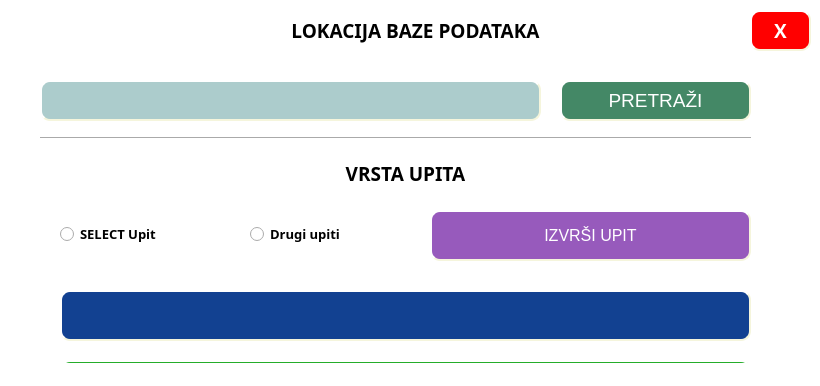
<?xml version="1.0" encoding="UTF-8"?>
<ui version="4.0">
 <class>home</class>
 <widget class="QMainWindow" name="home">
  <property name="geometry">
   <rect>
    <x>0</x>
    <y>0</y>
    <width>820</width>
    <height>386</height>
   </rect>
  </property>
  <property name="font">
   <font>
    <pointsize>12</pointsize>
   </font>
  </property>
  <property name="windowTitle">
   <string>Query Material</string>
  </property>
  <property name="windowOpacity">
   <double>1.000000000000000</double>
  </property>
  <property name="styleSheet">
   <string notr="true">background-color: rgb(255, 255, 255);</string>
  </property>
  <widget class="QWidget" name="glavniWidget">
   <widget class="QPushButton" name="close">
    <property name="geometry">
     <rect>
      <x>750</x>
      <y>10</y>
      <width>61</width>
      <height>41</height>
     </rect>
    </property>
    <property name="font">
     <font>
      <family>Segoe UI Black</family>
      <pointsize>14</pointsize>
      <weight>75</weight>
      <italic>false</italic>
      <bold>true</bold>
     </font>
    </property>
    <property name="styleSheet">
     <string notr="true">QPushButton {
    background-color: red;
    border-style: outset;
    border-width: 2px;
    border-radius: 10px;
    border-color: beige;
    padding: 6px;
	color: #fff;
}</string>
    </property>
    <property name="text">
     <string>X</string>
    </property>
   </widget>
   <widget class="QLabel" name="lokacija">
    <property name="geometry">
     <rect>
      <x>110</x>
      <y>10</y>
      <width>611</width>
      <height>41</height>
     </rect>
    </property>
    <property name="font">
     <font>
      <family>Arial Black</family>
      <pointsize>14</pointsize>
      <weight>75</weight>
      <bold>true</bold>
     </font>
    </property>
    <property name="text">
     <string>LOKACIJA BAZE PODATAKA</string>
    </property>
    <property name="alignment">
     <set>Qt::AlignCenter</set>
    </property>
   </widget>
   <widget class="QPushButton" name="browse">
    <property name="geometry">
     <rect>
      <x>560</x>
      <y>80</y>
      <width>191</width>
      <height>41</height>
     </rect>
    </property>
    <property name="font">
     <font>
      <pointsize>14</pointsize>
     </font>
    </property>
    <property name="styleSheet">
     <string notr="true">    background-color: #486;
    border-style: outset;
    border-width: 2px;
    border-radius: 10px;
    border-color: beige;
    padding: 6px;
	color: #fff;</string>
    </property>
    <property name="text">
     <string>PRETRAŽI</string>
    </property>
   </widget>
   <widget class="QLineEdit" name="adresa">
    <property name="geometry">
     <rect>
      <x>40</x>
      <y>80</y>
      <width>501</width>
      <height>41</height>
     </rect>
    </property>
    <property name="font">
     <font>
      <pointsize>12</pointsize>
     </font>
    </property>
    <property name="styleSheet">
     <string notr="true">    background-color: #accccc;
    border-style: outset;
    border-width: 2px;
    border-radius: 10px;
    border-color: beige;
    padding: 6px;
	color: #fff;</string>
    </property>
   </widget>
   <widget class="QTextEdit" name="unos">
    <property name="geometry">
     <rect>
      <x>60</x>
      <y>290</y>
      <width>691</width>
      <height>51</height>
     </rect>
    </property>
    <property name="font">
     <font>
      <family>Comic Sans MS</family>
      <pointsize>11</pointsize>
      <weight>75</weight>
      <bold>true</bold>
     </font>
    </property>
    <property name="styleSheet">
     <string notr="true">    background-color: #124191;
    border-style: outset;
    border-width: 2px;
    border-radius: 10px;
    border-color: beige;
    padding: 6px;
	color: #fff;</string>
    </property>
   </widget>
   <widget class="QPushButton" name="izvrsi">
    <property name="geometry">
     <rect>
      <x>430</x>
      <y>210</y>
      <width>321</width>
      <height>51</height>
     </rect>
    </property>
    <property name="font">
     <font>
      <family>Arial</family>
      <pointsize>12</pointsize>
      <weight>50</weight>
      <bold>false</bold>
     </font>
    </property>
    <property name="styleSheet">
     <string notr="true">    background-color: #975abc;
    border-style: outset;
    border-width: 2px;
    border-radius: 10px;
    border-color: beige;
    padding: 6px;
	color: #fff;</string>
    </property>
    <property name="text">
     <string>IZVRŠI UPIT</string>
    </property>
   </widget>
   <widget class="QLabel" name="vrstaUpita">
    <property name="geometry">
     <rect>
      <x>40</x>
      <y>153</y>
      <width>731</width>
      <height>41</height>
     </rect>
    </property>
    <property name="font">
     <font>
      <family>Arial Black</family>
      <pointsize>14</pointsize>
      <weight>75</weight>
      <bold>true</bold>
     </font>
    </property>
    <property name="text">
     <string>VRSTA UPITA</string>
    </property>
    <property name="alignment">
     <set>Qt::AlignCenter</set>
    </property>
   </widget>
   <widget class="QRadioButton" name="select">
    <property name="geometry">
     <rect>
      <x>60</x>
      <y>220</y>
      <width>191</width>
      <height>28</height>
     </rect>
    </property>
    <property name="font">
     <font>
      <family>Arial Black</family>
      <pointsize>10</pointsize>
      <weight>75</weight>
      <bold>true</bold>
     </font>
    </property>
    <property name="text">
     <string>SELECT Upit</string>
    </property>
   </widget>
   <widget class="QRadioButton" name="other">
    <property name="geometry">
     <rect>
      <x>250</x>
      <y>220</y>
      <width>171</width>
      <height>28</height>
     </rect>
    </property>
    <property name="font">
     <font>
      <family>Arial Black</family>
      <pointsize>10</pointsize>
      <weight>75</weight>
      <bold>true</bold>
     </font>
    </property>
    <property name="text">
     <string>Drugi upiti</string>
    </property>
   </widget>
   <widget class="QTableView" name="prikaz">
    <property name="geometry">
     <rect>
      <x>60</x>
      <y>360</y>
      <width>691</width>
      <height>181</height>
     </rect>
    </property>
    <property name="styleSheet">
     <string notr="true">    background-color: #25ad2a;
    border-style: outset;
    border-width: 2px;
    border-radius: 10px;
    border-color: beige;
    padding: 6px;
	color: #fff;</string>
    </property>
   </widget>
   <widget class="Line" name="line">
    <property name="geometry">
     <rect>
      <x>40</x>
      <y>130</y>
      <width>711</width>
      <height>16</height>
     </rect>
    </property>
    <property name="styleSheet">
     <string notr="true">color: #124191;</string>
    </property>
    <property name="orientation">
     <enum>Qt::Horizontal</enum>
    </property>
   </widget>
  </widget>
  <widget class="QStatusBar" name="statusBar">
   <property name="font">
    <font>
     <family>Consolas</family>
     <pointsize>11</pointsize>
     <weight>75</weight>
     <bold>true</bold>
    </font>
   </property>
   <property name="cursor">
    <cursorShape>CrossCursor</cursorShape>
   </property>
  </widget>
 </widget>
 <resources/>
 <connections/>
</ui>
